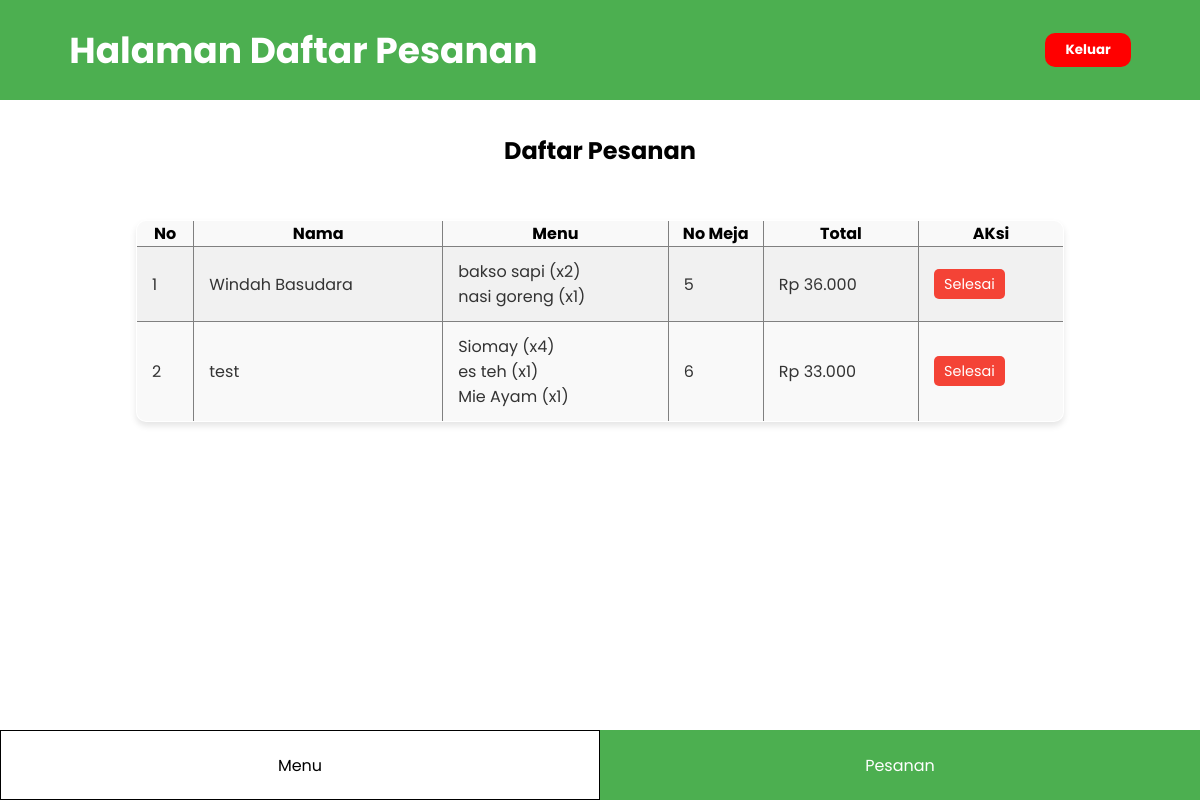
Before: /admin_pesanan.php with the older database file.
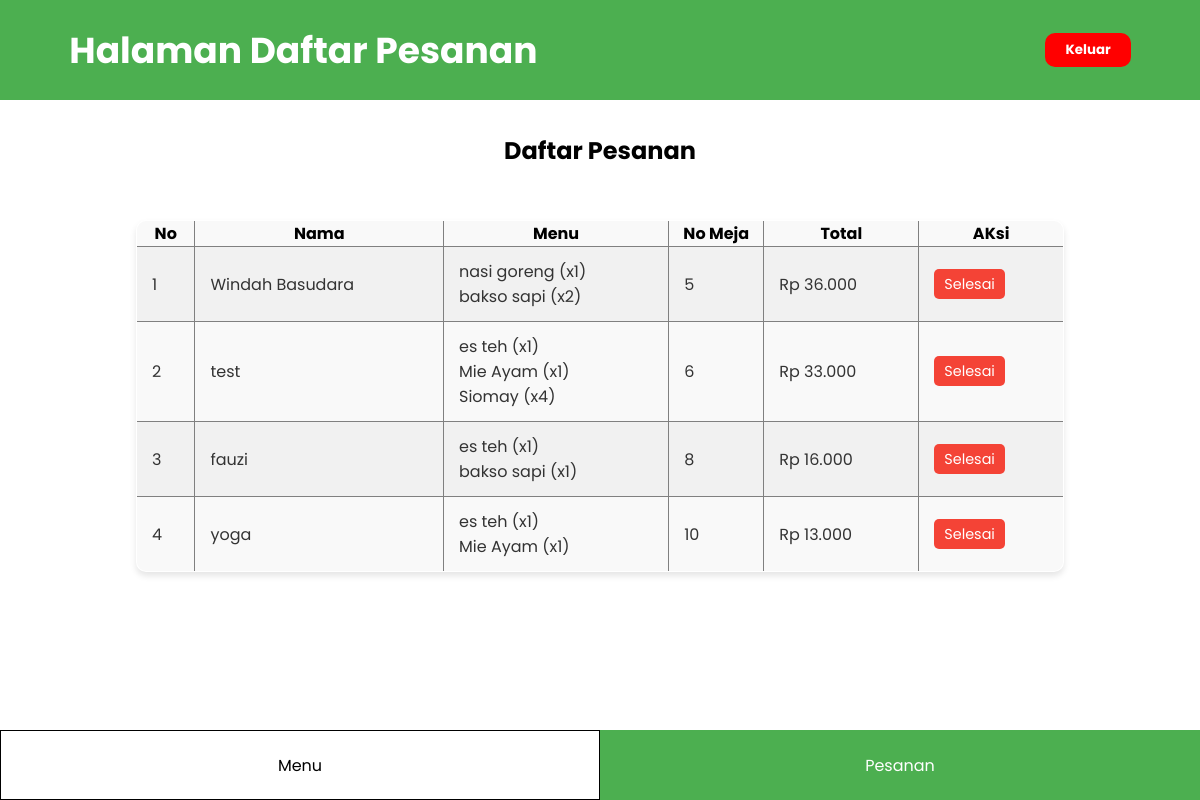
After: the same page with the newer database file.
### tables this page shows
CREATE TABLE `pelanggan` (
  `id_pelanggan` int NOT NULL,
  `nama_pelanggan` varchar(100) DEFAULT NULL,
  `no_meja` int DEFAULT NULL
);

### admin_pesanan.php (the view, shortened to what this page needs)
<?php
    include "database.php";
    $sql_select = "SELECT
                  pelanggan.id_pelanggan,
                  pelanggan.nama_pelanggan,
                  pelanggan.no_meja,
                  GROUP_CONCAT(CONCAT(menu.nama_makanan, ' (x', pesanan.jumlah, ')') SEPARATOR '\n') AS daftar_menu,
                  SUM(pesanan.jumlah * menu.harga) AS total_harga
               FROM pesanan
               JOIN pelanggan ON pesanan.id_pelanggan = pelanggan.id_pelanggan
               JOIN menu ON pesanan.id_menu = menu.id_menu
               GROUP BY pelanggan.id_pelanggan, pelanggan.nama_pelanggan, pelanggan.no_meja";
    $result = $conn->query($sql_select);
?>
<!DOCTYPE html>
<html lang="en">
<head>
</head>
<body>
    <header>
        <p>Halaman Daftar Pesanan</p>
        <button onclick="window.location.href='/tugas_akhir_pwt'">Keluar</button>
    </header>
    <main>
    <h2 class="judul">Daftar Pesanan</h2>
    <section class="data">
        <table border="1" cellspacing="0" cellpadding="5">
            <tr>
                <th>No</th>
                <th>Nama</th>
                <th>Menu</th>
                <th>No Meja</th>
                <th>Total</th>
                <th>AKsi</th>
            </tr>
            <?php
            if ($result->num_rows > 0) {
                $no = 1;
                while ($row = $result->fetch_assoc()) {
                    echo "<tr>";
                    echo "<td>" . $no++ . "</td>";
                    echo "<td>" . $row['nama_pelanggan'] . "</td>";
                    echo "<td>" . nl2br($row['daftar_menu']) . "</td>";
                    echo "<td>" . $row['no_meja'] . "</td>";
                    echo "<td>Rp " . number_format($row['total_harga'], 0, ',', '.') . "</td>";
                    echo "<td>";
                    echo "<a href='admin_pesanan.php?hapus=" . $row['id_pelanggan'] . "' onclick='return confirm(\"Apakah pesanan ini sudah dilayani?\")'>Selesai</a>";
                    echo "</td>";
                    echo "</tr>";
                }
            } else {
                echo "<tr><td colspan='6'>Tidak ada data</td></tr>";
            }
            ?>
        </table>
    </section>
    </main>
    <footer>
        <a class="menu1" href="admin_menu.php">Menu</a>
        <a class="menu2" href="admin_pesanan.php">Pesanan</a>
    </footer>
    <div class="kosong" style="height: 70px;">
    </div>
</body>
</html>

Changed rows visible on the page:
computed for pelanggan "Windah Basudara": daftar_menu "bakso sapi (x2) nasi goreng (x1)" → "nasi goreng (x1) bakso sapi (x2)"
computed for pelanggan "test": daftar_menu "Siomay (x4) es teh (x1) Mie Ayam (x1)" → "es teh (x1) Mie Ayam (x1) Siomay (x4)"
added pelanggan: nama_pelanggan "fauzi", daftar_menu "es teh (x1) bakso sapi (x1)", no_meja "8", total_harga "16.000"
added pelanggan: nama_pelanggan "yoga", daftar_menu "es teh (x1) Mie Ayam (x1)", no_meja "10", total_harga "13.000"
